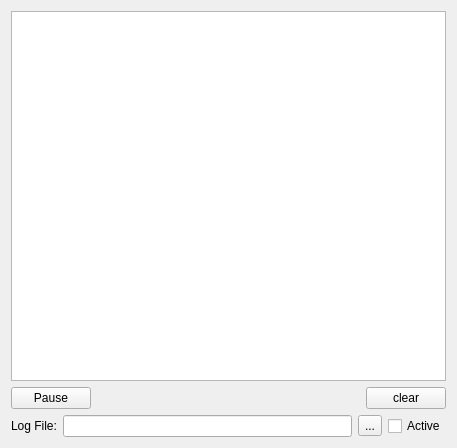
<?xml version="1.0" encoding="UTF-8"?>
<ui version="4.0">
 <class>LogView</class>
 <widget class="QWidget" name="LogView">
  <property name="geometry">
   <rect>
    <x>0</x>
    <y>0</y>
    <width>457</width>
    <height>448</height>
   </rect>
  </property>
  <property name="windowTitle">
   <string>Form</string>
  </property>
  <layout class="QVBoxLayout" name="verticalLayout">
   <item>
    <widget class="QListView" name="logView">
     <property name="font">
      <font>
       <family>Courier 10 Pitch</family>
       <pointsize>9</pointsize>
       <weight>50</weight>
       <bold>false</bold>
      </font>
     </property>
    </widget>
   </item>
   <item>
    <layout class="QHBoxLayout" name="horizontalLayout_2">
     <item>
      <widget class="QPushButton" name="pauseButton">
       <property name="text">
        <string>Pause</string>
       </property>
      </widget>
     </item>
     <item>
      <spacer name="horizontalSpacer">
       <property name="orientation">
        <enum>Qt::Horizontal</enum>
       </property>
       <property name="sizeHint" stdset="0">
        <size>
         <width>40</width>
         <height>20</height>
        </size>
       </property>
      </spacer>
     </item>
     <item>
      <widget class="QPushButton" name="clearBtn">
       <property name="text">
        <string>clear</string>
       </property>
      </widget>
     </item>
    </layout>
   </item>
   <item>
    <layout class="QHBoxLayout" name="horizontalLayout">
     <item>
      <widget class="QLabel" name="logLbl">
       <property name="text">
        <string>Log File:</string>
       </property>
      </widget>
     </item>
     <item>
      <widget class="QLineEdit" name="logEdt"/>
     </item>
     <item>
      <widget class="QToolButton" name="logFileBtn">
       <property name="text">
        <string>...</string>
       </property>
      </widget>
     </item>
     <item>
      <widget class="QCheckBox" name="logActiveCb">
       <property name="text">
        <string>Active</string>
       </property>
      </widget>
     </item>
    </layout>
   </item>
  </layout>
 </widget>
 <resources/>
 <connections/>
</ui>
